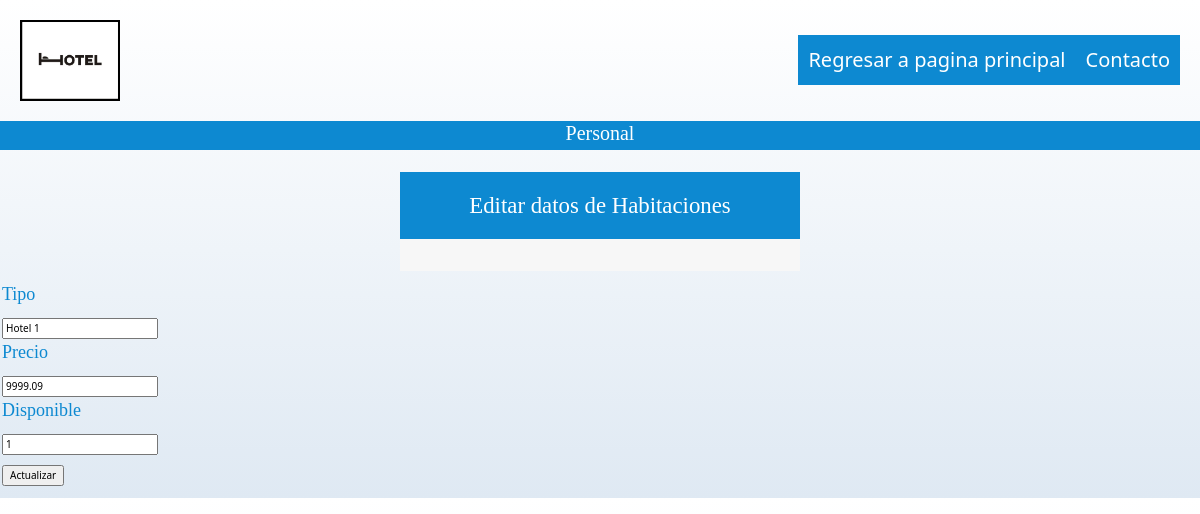
Screenshot of /editar.php?id=1 with the database file from the repository.
### tables this page shows
CREATE TABLE `habitaciones` (
  `habitaciones_id` int(13) NOT NULL,
  `habitaciones_tipo` varchar(50) NOT NULL,
  `habitaciones_precio` decimal(7,2) NOT NULL,
  `habitaciones_disponible` tinyint(1) NOT NULL
);

### editar.php (the view, shortened to what this page needs)
<?php
    include('database.php');
?>
<!DOCTYPE html>
<html lang="es">
<head>
    <link rel="stylesheet" href="css/normalize.css">
    <link rel="stylesheet" href="css/styles.css">
    <link href="https://cdn.jsdelivr.net/npm/bootstrap@5.3.3/dist/css/bootstrap.min.css" rel="stylesheet">
    <link rel="stylesheet" href="css/styles3.css">
</head>
<body>
    <header>
        <div class="logo">
            <img src="imagenes\logoHotel.png" alt="Logo">
        </div>
        <div class="nav-bg">
            <nav class="navegacion-principal">
                <a href="index.html">Regresar a pagina principal</a>
                <a href="#Contacto">Contacto</a>
            </nav>
        </div>
    </header>
    <div class="nav-bg">
        <nav class="navegacion-principal">
        <h1>Personal</h1>
        </nav>
    </div>
    <div class = "espacio-tabla">
        <div class = "form-style-6">
            <h2>Editar datos de Habitaciones</h2>
        </div>
                <table class="table table-dark table-hover">
                    <tbody>
                    <?php
                        $id = $_GET["id"];
                        $sql = "SELECT * from habitaciones WHERE habitaciones_id = '$id'";
                        $result = mysqli_query($conexion, $sql);
                        while($mostrar = mysqli_fetch_array($result)){
                    ?>
                        <form action = "procesar_editar.php" method = "POST">
                            <p>Tipo</p>
                            <input type = "text" value = "<?php echo $mostrar['habitaciones_tipo']?>" name = "txtTipo">
                            <p>Precio</p>
                            <input type = "text" value = "<?php echo $mostrar['habitaciones_precio']?>" name = "txtPrecio">
                            <p>Disponible</p>
                            <input type = "text" value = "<?php echo $mostrar['habitaciones_disponible']?>" name = "txtDisponible">
                        <?php
                        }
                        ?>
                        <input type = "submit" value = "Actualizar">
                        </form>
                    </tbody>
                </table>
    </div>
</body>

### css/styles.css (style rules this page uses)
:root { --blanco: #ffffff; --oscuro: #212121; --primario: #4907c4; --secundario: #0d89d1; --gris: #757575; --grisClaro: #DFE9F3; }
html { font-size: 62.5%; box-sizing: border-box; scroll-snap-type: y mandatory; }
*, *:before, *:after { box-sizing: inherit; }
body { font-family: Cambria, Cochin, Georgia, Times, 'Times New Roman', serif; font-size: 16px; background-image: linear-gradient(to top, var(--grisClaro) 0%, var(--blanco)); }
p { font-size: 1.8rem; font-family: Cambria, Cochin, Georgia, Times, 'Times New Roman', serif; color: var(--secundario); }
h1 { font-family: Cambria, Cochin, Georgia, Times, 'Times New Roman', serif; font-size: 2rem; text-align: center; }
h1 { text-align: center; }
h2 { font-family: 'Franklin Gothic Medium', 'Arial Narrow', Arial, sans-serif; font-family: Cambria, Cochin, Georgia, Times, 'Times New Roman', serif; font-size: 2.5rem; color: #0d89d1; }
h2 { text-align: center; }
.logo img { max-width: 100px; border: 2px solid black; }
header { display: flex; align-items: center; justify-content: space-between; padding: 20px; }
.nav-bg { background-color: var(--secundario); }
.navegacion-principal { display: flex; flex-direction:column; }
@media (min-width: 480px) { .navegacion-principal { flex-direction:row; justify-content: space-evenly; } }
.navegacion-principal a { display: block; text-align: center; color: var(--blanco); padding: 1rem; text-decoration: none; font-size: 2rem; }
.navegacion-principal h1 { display: block; text-align: center; color: var(--blanco); text-decoration: none; font-size: 2rem; }

### css/styles3.css (style rules this page uses)
.form-style-6 { font: 95% Arial, Helvetica, sans-serif; max-width: 400px; margin: 10px auto; padding: 16px; background: #F7F7F7; }
.form-style-6 h2 { background: #0d89d1; padding: 20px 0; font-size: 240%; font-weight: 300; text-align: center; color: #fff; margin: -16px -16px 16px -16px }
.espacio-tabla { padding: 2px; }

### rows the page displays
habitaciones: txtTipo "Hotel 1", txtPrecio "9999.09", txtDisponible "1"
